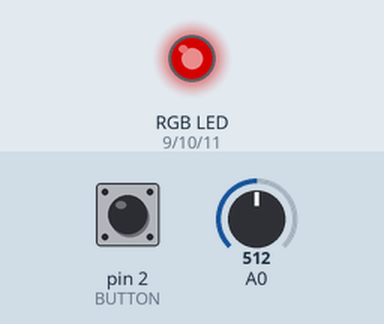
Bench run of a sketch on a simulated Arduino Uno, built with avr-gcc and run on an emulated ATmega328P. On the bench: an RGB LED mixed from three pins (HIGH = lit). The test bench sets the inputs (shaded band); at power-on: A0 = 512, pin 2 (BUTTON) HIGH. Dim RGB values are drawn brighter than linear; what the sketch prints to the serial monitor is not drawn.

Above: at 1.2 s.
1.3 s: A0 set to 716
At 1.8 s:
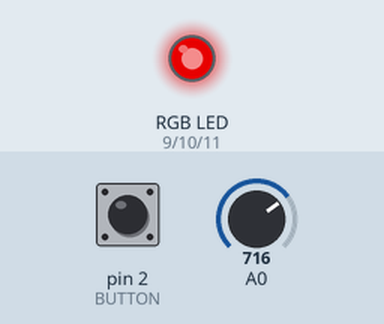
2.8 s: A0 set to 900
At 4.0 s:
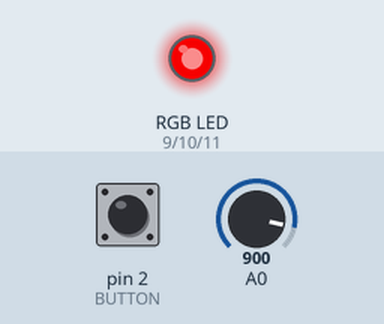
4.3 s: A0 set to 122
At 5.3 s:
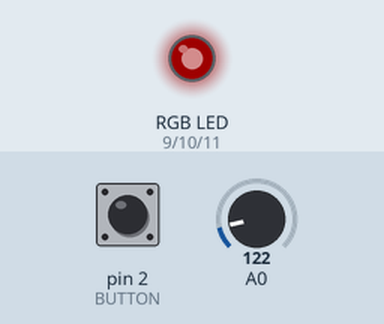
5.8 s: A0 set to 0
At 6.5 s:
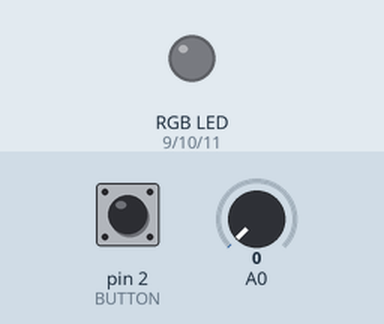
Timing chart, 0 to 8.3 s (numbered marks = the images above; inputs shaded):
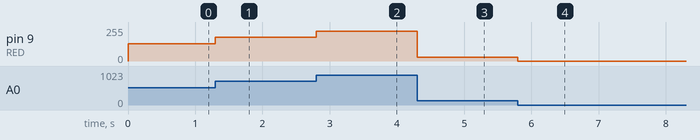

The sketch:

rgb_led.ino
```cpp
static uint16_t color[] = {0, 0, 0};

static uint8_t colorChoice = 0;

const uint8_t BUTTON = 2;

const uint8_t RED = 9;
const uint8_t GREEN = 10;
const uint8_t BLUE = 11;

static uint16_t prevChoice;

static unsigned long lastPress;

void setColor() {
  // cycle the color between 0, 1, or 2.
  if (millis() > lastPress + 250) {
    lastPress = millis();
    if (colorChoice++ > 2) {
      colorChoice = 0;
    }
  }
}

void setup() {
  Serial.begin(9600);
  Serial.println("started");

  pinMode(BUTTON, INPUT_PULLUP);
  pinMode(RED, OUTPUT);
  pinMode(GREEN, OUTPUT);
  pinMode(BLUE, OUTPUT);

  // add button input
  pinMode(1, INPUT);

  // make the "setColor" function run when the button is pressed
  attachInterrupt(digitalPinToInterrupt(BUTTON), setColor, FALLING);
}

void loop() {
  // write the selected color to the LED
  if (analogRead(0) / 4 != prevChoice) {
    color[colorChoice] = analogRead(0) / 4;
    analogWrite(RED, color[0]);
    analogWrite(GREEN, color[1]);
    analogWrite(BLUE, color[2]);
    prevChoice = analogRead(0) / 4;
  }


}
```

Measured:
- after the input at 1.3 s, pin 9 (RED): 128/255 → 179/255 at once
- after the input at 2.8 s, pin 9 (RED): 179/255 → 225/255 at once
- after the input at 4.3 s, pin 9 (RED): 225/255 → 30/255 at once
- after the input at 5.8 s, pin 9 (RED): 30/255 → 0/255 at once
